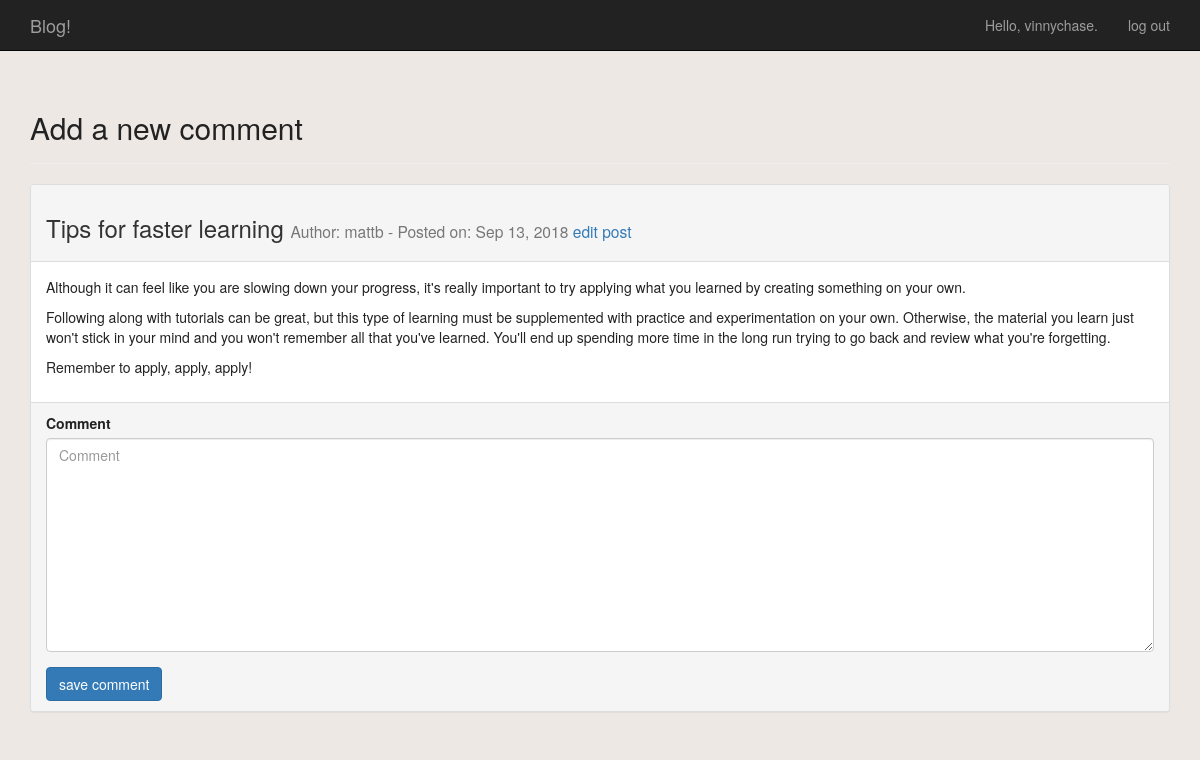
/2/new_comment (signed in), run on the app's committed database.
### blog/models.py (models this page shows)
class Post(models.Model):
	title = models.CharField(max_length=255)
	content = models.TextField()
	posted_on = models.DateTimeField(auto_now_add=True)
	author = models.ForeignKey(User, on_delete=models.CASCADE)
	private = models.BooleanField(default=False)
	def __str__(self):
		return self.title

### blog/views.py (the view, shortened to what this page needs)
# urls.py: path('<post_id>/new_comment', views.new_comment, name='new_comment')
@login_required
def new_comment(request, post_id):
	post = Post.objects.get(id=post_id)
	if request.method != 'POST':
		form = CommentForm()
	context = {'post': post, 'form': form}
	return render(request, 'blog/new_comment.html', context)

### blog/forms.py
class CommentForm(forms.ModelForm):
	class Meta:
		model = Comment
		fields = ['content']
		labels = {
			'content': 'Comment',
			}
		widgets = {
			'content': forms.Textarea(attrs={'cols': 80}),
			}

### blog/templates/blog/new_comment.html (shortened to what this page needs)
{% extends 'blog/base.html' %}
{% load bootstrap3 %}
{% block header %}
  <h2>Add a new comment</h2>
{% endblock header %}
{% block content %}
  <div class="panel panel-default">
    <div class="panel-heading">
	  <h3>
		{{ post }}
		<small>
		  Author: {{ post.author }} - Posted on: {{ post.posted_on|date:'M d, Y' }} <a href="{% url 'blog:edit_post' post.id %}">edit post</a>
		</small>
	  </h3>
	</div>
	<div class="panel-body">
	  {{ post.content|linebreaks }}
	</div>
	<div class="panel-footer">
      <form action="{% url 'blog:new_comment' post.id %}" method='post' class="form">
	    {% bootstrap_form form %}
	    {% buttons %}
	      <button name="submit" class="btn btn-primary">save comment</button>
	    {% endbuttons %}
      </form>
 	</div>
   </div>
{% endblock content %}

### blog/templates/blog/base.html (shortened to what this page needs)
{% load bootstrap3 %}
<!DOCTYPE html>
<html lang="en">
  <head>
	{% bootstrap_css %}
	{% load static %}
	<link rel="stylesheet" type="text/css" href="{% static 'blog/styles.css' %}">
  </head>
  <body>
    <nav class="navbar navbar-inverse navbar-static-top">
	  <div class="container">
	    <div class="navbar-header">
		  <a class="navbar-brand" href="{% url 'blog:index' %}">Blog!</a>
		</div>
		<div id="navbar" class="navbar-collapse collapse">
		  <ul class="nav navbar-nav navbar-right">
			{% if user.is_authenticated %}
			  <li><a>Hello, {{ user.username }}.</a></li>
			  <li><a href="{% url 'users:logout' %}">log out</a></li>
			{% else %}
			  <li><a href="{% url 'users:register' %}">register</a></li>
			  <li><a href="{% url 'users:login' %}">log in</a></li>
			{% endif %}
		  </ul>
		</div>
	  </div>
	</nav>
    <div class="container">
	  <div class="page-header">
			{% block header %}{% endblock header %}
	  </div>
	  <div>
	    {% block content %}{% endblock content %}
	  </div>
  </div>
  </body>
</html>

### blog/static/blog/styles.css (style rules this page uses)
body { color: #222; background-color: #EEE8E5; }
.panel-heading, panel-body { border-color: #222; }

### data on the page
Post: title "Tips for faster learning", author "mattb", posted_on "Sep 13, 2018", content "Although it can feel like you are slowing down your progress, it's really important to try applying what you learned by creating something on your own. Following along with tutorials can be great, but this type of learning must be supplemented with practice and experimentation on your own. Otherwise, the material you learn just won't stick in your mind and you won't remember all that you've learned. You'll end up spending more time in the long run trying to go back and review what you're forgetting. Remember to apply, apply, apply!"

### other printed values
{{ user.username }} "vinnychase"
